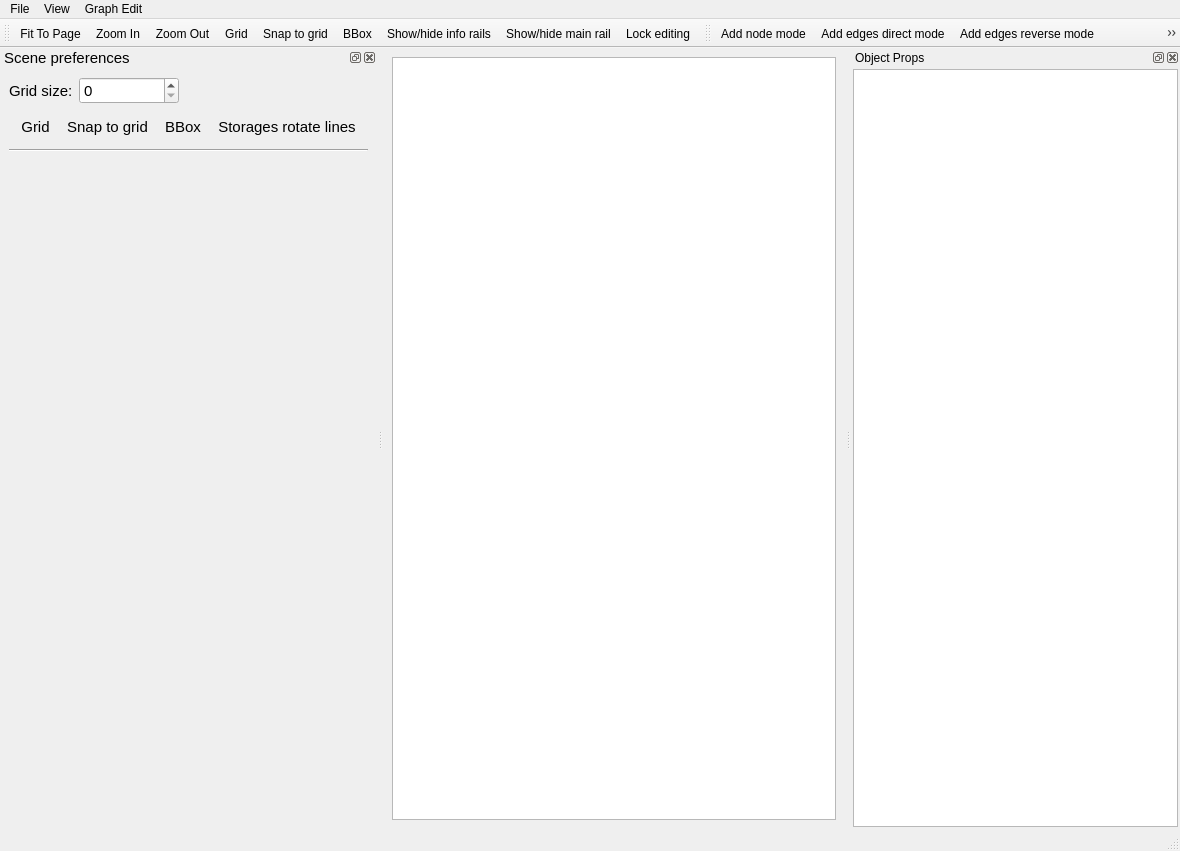
<?xml version="1.0" encoding="UTF-8"?>
<ui version="4.0">
 <class>SMD_MainWindow</class>
 <widget class="QMainWindow" name="SMD_MainWindow">
  <property name="geometry">
   <rect>
    <x>0</x>
    <y>0</y>
    <width>1180</width>
    <height>851</height>
   </rect>
  </property>
  <property name="windowTitle">
   <string>Storage Map Designer</string>
  </property>
  <widget class="QWidget" name="centralwidget">
   <layout class="QHBoxLayout" name="horizontalLayout">
    <item>
     <widget class="QGraphicsView" name="StorageMap_View">
      <property name="backgroundBrush">
       <brush brushstyle="NoBrush">
        <color alpha="255">
         <red>0</red>
         <green>0</green>
         <blue>0</blue>
        </color>
       </brush>
      </property>
      <property name="foregroundBrush">
       <brush brushstyle="NoBrush">
        <color alpha="255">
         <red>0</red>
         <green>0</green>
         <blue>0</blue>
        </color>
       </brush>
      </property>
      <property name="dragMode">
       <enum>QGraphicsView::RubberBandDrag</enum>
      </property>
      <property name="transformationAnchor">
       <enum>QGraphicsView::AnchorUnderMouse</enum>
      </property>
      <property name="resizeAnchor">
       <enum>QGraphicsView::AnchorUnderMouse</enum>
      </property>
     </widget>
    </item>
   </layout>
  </widget>
  <widget class="QMenuBar" name="menubar">
   <property name="geometry">
    <rect>
     <x>0</x>
     <y>0</y>
     <width>1180</width>
     <height>27</height>
    </rect>
   </property>
   <property name="defaultUp">
    <bool>false</bool>
   </property>
   <property name="nativeMenuBar">
    <bool>true</bool>
   </property>
   <widget class="QMenu" name="menuFile">
    <property name="title">
     <string>File</string>
    </property>
    <addaction name="acNewGraphML"/>
    <addaction name="acLoadGraphML"/>
    <addaction name="acSaveGraphML"/>
    <addaction name="acSaveGraphMLAs"/>
    <addaction name="acFullScreen"/>
   </widget>
   <widget class="QMenu" name="menuView">
    <property name="title">
     <string>View</string>
    </property>
    <addaction name="acFitToPage"/>
    <addaction name="acZoomIn"/>
    <addaction name="acZoomOut"/>
    <addaction name="acGrid"/>
    <addaction name="acSnapToGrid"/>
    <addaction name="acBBox"/>
   </widget>
   <widget class="QMenu" name="menuGraph_Edit">
    <property name="title">
     <string>Graph Edit</string>
    </property>
    <addaction name="acAddNode"/>
    <addaction name="acAddEdge_direct"/>
    <addaction name="acAddEdge_reverse"/>
    <addaction name="acAddEdge"/>
    <addaction name="acDelMultiEdge"/>
    <addaction name="acReverseEdges"/>
    <addaction name="acSelectAll"/>
   </widget>
   <addaction name="menuFile"/>
   <addaction name="menuView"/>
   <addaction name="menuGraph_Edit"/>
  </widget>
  <widget class="QStatusBar" name="statusbar"/>
  <widget class="QToolBar" name="toolMain">
   <property name="windowTitle">
    <string>Scene tools</string>
   </property>
   <property name="orientation">
    <enum>Qt::Horizontal</enum>
   </property>
   <attribute name="toolBarArea">
    <enum>TopToolBarArea</enum>
   </attribute>
   <attribute name="toolBarBreak">
    <bool>false</bool>
   </attribute>
   <addaction name="acFitToPage"/>
   <addaction name="acZoomIn"/>
   <addaction name="acZoomOut"/>
   <addaction name="acGrid"/>
   <addaction name="acSnapToGrid"/>
   <addaction name="acBBox"/>
   <addaction name="acInfoRails"/>
   <addaction name="acMainRail"/>
   <addaction name="acLockEditing"/>
  </widget>
  <widget class="QToolBar" name="toolEdit">
   <property name="windowTitle">
    <string>Graph tools</string>
   </property>
   <property name="orientation">
    <enum>Qt::Horizontal</enum>
   </property>
   <attribute name="toolBarArea">
    <enum>TopToolBarArea</enum>
   </attribute>
   <attribute name="toolBarBreak">
    <bool>false</bool>
   </attribute>
   <addaction name="acAddNode"/>
   <addaction name="acAddEdge_direct"/>
   <addaction name="acAddEdge_reverse"/>
   <addaction name="acAddEdge"/>
   <addaction name="acDelMultiEdge"/>
   <addaction name="acReverseEdges"/>
  </widget>
  <widget class="QDockWidget" name="dkObjectProps">
   <property name="enabled">
    <bool>true</bool>
   </property>
   <property name="windowTitle">
    <string>Object Props</string>
   </property>
   <attribute name="dockWidgetArea">
    <number>2</number>
   </attribute>
   <widget class="QWidget" name="dockWidgetContents">
    <layout class="QHBoxLayout" name="horizontalLayout_2">
     <property name="spacing">
      <number>2</number>
     </property>
     <property name="leftMargin">
      <number>2</number>
     </property>
     <property name="topMargin">
      <number>2</number>
     </property>
     <property name="rightMargin">
      <number>2</number>
     </property>
     <property name="bottomMargin">
      <number>2</number>
     </property>
     <item>
      <widget class="QTableView" name="tvObjectProps">
       <property name="minimumSize">
        <size>
         <width>325</width>
         <height>0</height>
        </size>
       </property>
       <property name="styleSheet">
        <string notr="true">QTableView::item:focus
{
border : 2px solid blue;
/*color: white;*/
/*selection-color: black;
selection-background-color: red;*/
}
</string>
       </property>
       <property name="alternatingRowColors">
        <bool>true</bool>
       </property>
       <property name="selectionMode">
        <enum>QAbstractItemView::SingleSelection</enum>
       </property>
       <property name="selectionBehavior">
        <enum>QAbstractItemView::SelectRows</enum>
       </property>
       <attribute name="horizontalHeaderStretchLastSection">
        <bool>true</bool>
       </attribute>
       <attribute name="verticalHeaderVisible">
        <bool>false</bool>
       </attribute>
      </widget>
     </item>
    </layout>
   </widget>
  </widget>
  <widget class="QDockWidget" name="dkView">
   <property name="font">
    <font>
     <pointsize>11</pointsize>
    </font>
   </property>
   <property name="windowTitle">
    <string>Scene preferences</string>
   </property>
   <attribute name="dockWidgetArea">
    <number>1</number>
   </attribute>
   <widget class="QWidget" name="dockWidgetContents_2">
    <layout class="QVBoxLayout" name="verticalLayout_2">
     <item>
      <layout class="QVBoxLayout" name="verticalLayout">
       <item>
        <layout class="QHBoxLayout" name="horizontalLayout_3" stretch="0,0,0">
         <item>
          <widget class="QLabel" name="lbGridSize">
           <property name="text">
            <string>Grid size:</string>
           </property>
          </widget>
         </item>
         <item>
          <widget class="QSpinBox" name="sbGridSize">
           <property name="sizePolicy">
            <sizepolicy hsizetype="Fixed" vsizetype="Fixed">
             <horstretch>0</horstretch>
             <verstretch>0</verstretch>
            </sizepolicy>
           </property>
           <property name="minimumSize">
            <size>
             <width>100</width>
             <height>0</height>
            </size>
           </property>
           <property name="maximum">
            <number>1000000000</number>
           </property>
          </widget>
         </item>
         <item>
          <spacer name="horizontalSpacer_2">
           <property name="orientation">
            <enum>Qt::Horizontal</enum>
           </property>
           <property name="sizeHint" stdset="0">
            <size>
             <width>40</width>
             <height>20</height>
            </size>
           </property>
          </spacer>
         </item>
        </layout>
       </item>
       <item>
        <widget class="QToolBar" name="toolMain">
         <property name="windowTitle">
          <string>Tool Bar</string>
         </property>
         <property name="orientation">
          <enum>Qt::Horizontal</enum>
         </property>
         <addaction name="acGrid"/>
         <addaction name="acSnapToGrid"/>
         <addaction name="acBBox"/>
         <addaction name="acSpecialLines"/>
        </widget>
       </item>
      </layout>
     </item>
     <item>
      <widget class="Line" name="line">
       <property name="orientation">
        <enum>Qt::Horizontal</enum>
       </property>
      </widget>
     </item>
     <item>
      <spacer name="verticalSpacer">
       <property name="orientation">
        <enum>Qt::Vertical</enum>
       </property>
       <property name="sizeHint" stdset="0">
        <size>
         <width>20</width>
         <height>40</height>
        </size>
       </property>
      </spacer>
     </item>
    </layout>
   </widget>
  </widget>
  <action name="acFitToPage">
   <property name="icon">
    <iconset resource="images.qrc">
     <normaloff>:/images/zoom_fit.png</normaloff>:/images/zoom_fit.png</iconset>
   </property>
   <property name="text">
    <string>Fit To Page</string>
   </property>
   <property name="toolTip">
    <string>Fit To Page</string>
   </property>
   <property name="shortcut">
    <string>Ctrl+0</string>
   </property>
  </action>
  <action name="acZoomIn">
   <property name="icon">
    <iconset resource="images.qrc">
     <normaloff>:/images/zoom_in.png</normaloff>:/images/zoom_in.png</iconset>
   </property>
   <property name="text">
    <string>Zoom In</string>
   </property>
   <property name="toolTip">
    <string>Zoom In</string>
   </property>
   <property name="shortcut">
    <string>Ctrl++</string>
   </property>
  </action>
  <action name="acZoomOut">
   <property name="icon">
    <iconset resource="images.qrc">
     <normaloff>:/images/zoom_out.png</normaloff>:/images/zoom_out.png</iconset>
   </property>
   <property name="text">
    <string>Zoom Out</string>
   </property>
   <property name="toolTip">
    <string>Zoom Out</string>
   </property>
   <property name="shortcut">
    <string>Ctrl+-</string>
   </property>
  </action>
  <action name="acGrid">
   <property name="checkable">
    <bool>true</bool>
   </property>
   <property name="icon">
    <iconset resource="images.qrc">
     <normaloff>:/images/grid.png</normaloff>:/images/grid.png</iconset>
   </property>
   <property name="text">
    <string>Grid</string>
   </property>
   <property name="toolTip">
    <string>Grid</string>
   </property>
   <property name="shortcut">
    <string>#</string>
   </property>
  </action>
  <action name="acBBox">
   <property name="checkable">
    <bool>true</bool>
   </property>
   <property name="icon">
    <iconset resource="images.qrc">
     <normaloff>:/images/bbox.png</normaloff>:/images/bbox.png</iconset>
   </property>
   <property name="text">
    <string>BBox</string>
   </property>
   <property name="toolTip">
    <string>BBox</string>
   </property>
  </action>
  <action name="acLoadGraphML">
   <property name="text">
    <string>Load GraphML</string>
   </property>
   <property name="toolTip">
    <string>Load GraphML</string>
   </property>
   <property name="shortcut">
    <string>Ctrl+O</string>
   </property>
  </action>
  <action name="acSaveGraphMLAs">
   <property name="text">
    <string>Save GraphML as...</string>
   </property>
   <property name="toolTip">
    <string>Save GraphML as..</string>
   </property>
   <property name="shortcut">
    <string>Ctrl+Shift+S</string>
   </property>
  </action>
  <action name="acAddNode">
   <property name="checkable">
    <bool>true</bool>
   </property>
   <property name="icon">
    <iconset resource="images.qrc">
     <normaloff>:/images/add_node.png</normaloff>:/images/add_node.png</iconset>
   </property>
   <property name="text">
    <string>Add node mode</string>
   </property>
   <property name="toolTip">
    <string>Add node mode</string>
   </property>
  </action>
  <action name="acAddEdge">
   <property name="icon">
    <iconset resource="images.qrc">
     <normaloff>:/images/add_edge.png</normaloff>:/images/add_edge.png</iconset>
   </property>
   <property name="text">
    <string>Add edges</string>
   </property>
   <property name="toolTip">
    <string>Add edges for selected nodes</string>
   </property>
  </action>
  <action name="acAddEdge_direct">
   <property name="checkable">
    <bool>true</bool>
   </property>
   <property name="icon">
    <iconset resource="images.qrc">
     <normaloff>:/images/add_edge_1-2_off.png</normaloff>
     <normalon>:/images/add_edge_1-2.png</normalon>:/images/add_edge_1-2_off.png</iconset>
   </property>
   <property name="text">
    <string>Add edges direct mode</string>
   </property>
   <property name="toolTip">
    <string>Add edges in a direct order (1 --&gt; 2)</string>
   </property>
  </action>
  <action name="acAddEdge_reverse">
   <property name="checkable">
    <bool>true</bool>
   </property>
   <property name="icon">
    <iconset resource="images.qrc">
     <normaloff>:/images/add_edge_2-1_off.png</normaloff>
     <normalon>:/images/add_edge_2-1.png</normalon>:/images/add_edge_2-1_off.png</iconset>
   </property>
   <property name="text">
    <string>Add edges reverse mode</string>
   </property>
   <property name="toolTip">
    <string>Add edges in a reverse order (1 &lt;-- 2)</string>
   </property>
  </action>
  <action name="acDelMultiEdge">
   <property name="icon">
    <iconset resource="images.qrc">
     <normaloff>:/images/del_edge.png</normaloff>:/images/del_edge.png</iconset>
   </property>
   <property name="text">
    <string>Delete multiple edge</string>
   </property>
   <property name="toolTip">
    <string>Delete multiple edge</string>
   </property>
  </action>
  <action name="acReverseEdges">
   <property name="icon">
    <iconset resource="images.qrc">
     <normaloff>:/images/reverse_edge.png</normaloff>:/images/reverse_edge.png</iconset>
   </property>
   <property name="text">
    <string>Reverse selected edges</string>
   </property>
   <property name="toolTip">
    <string>Reverse selected edges</string>
   </property>
  </action>
  <action name="acSnapToGrid">
   <property name="checkable">
    <bool>true</bool>
   </property>
   <property name="icon">
    <iconset resource="images.qrc">
     <normaloff>:/images/snap_to_grid.png</normaloff>:/images/snap_to_grid.png</iconset>
   </property>
   <property name="text">
    <string>Snap to grid</string>
   </property>
   <property name="toolTip">
    <string>Snap to grid</string>
   </property>
  </action>
  <action name="acInfoRails">
   <property name="checkable">
    <bool>true</bool>
   </property>
   <property name="icon">
    <iconset resource="images.qrc">
     <normaloff>:/images/info_rails.png</normaloff>:/images/info_rails.png</iconset>
   </property>
   <property name="text">
    <string>Show/hide info rails</string>
   </property>
   <property name="toolTip">
    <string>Show/hide info rails</string>
   </property>
  </action>
  <action name="acMainRail">
   <property name="checkable">
    <bool>true</bool>
   </property>
   <property name="icon">
    <iconset resource="images.qrc">
     <normaloff>:/images/main_rail.png</normaloff>:/images/main_rail.png</iconset>
   </property>
   <property name="text">
    <string>Show/hide main rail</string>
   </property>
   <property name="toolTip">
    <string>Show/hide main rail</string>
   </property>
  </action>
  <action name="acSelectAll">
   <property name="text">
    <string>Select all items</string>
   </property>
   <property name="toolTip">
    <string>Select all items</string>
   </property>
   <property name="shortcut">
    <string>Ctrl+A</string>
   </property>
  </action>
  <action name="acSaveGraphML">
   <property name="text">
    <string>Save GraphML</string>
   </property>
   <property name="toolTip">
    <string>Save GraphML</string>
   </property>
   <property name="shortcut">
    <string>Ctrl+S</string>
   </property>
  </action>
  <action name="acNewGraphML">
   <property name="text">
    <string>New GraphML</string>
   </property>
   <property name="toolTip">
    <string>New GraphML</string>
   </property>
   <property name="shortcut">
    <string>Ctrl+N</string>
   </property>
  </action>
  <action name="acLockEditing">
   <property name="checkable">
    <bool>true</bool>
   </property>
   <property name="icon">
    <iconset resource="images.qrc">
     <normaloff>:/images/lock_editing_off.png</normaloff>
     <normalon>:/images/lock_editing_on.png</normalon>:/images/lock_editing_off.png</iconset>
   </property>
   <property name="text">
    <string>Lock editing</string>
   </property>
   <property name="toolTip">
    <string>Lock scene editing</string>
   </property>
  </action>
  <action name="acSpecialLines">
   <property name="checkable">
    <bool>true</bool>
   </property>
   <property name="icon">
    <iconset resource="images.qrc">
     <normaloff>:/images/special_lines.png</normaloff>:/images/special_lines.png</iconset>
   </property>
   <property name="text">
    <string>Storages rotate lines</string>
   </property>
   <property name="toolTip">
    <string>Show storages rotate lines</string>
   </property>
  </action>
  <action name="acFullScreen">
   <property name="text">
    <string>Full screen</string>
   </property>
   <property name="toolTip">
    <string>Full screen</string>
   </property>
   <property name="shortcut">
    <string>Ctrl+F</string>
   </property>
  </action>
 </widget>
 <resources>
  <include location="images.qrc"/>
 </resources>
 <connections/>
</ui>
